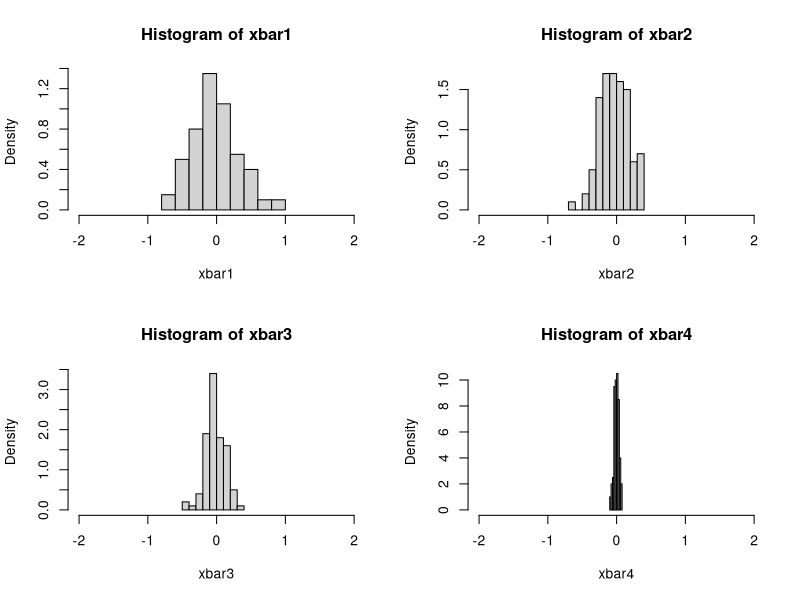
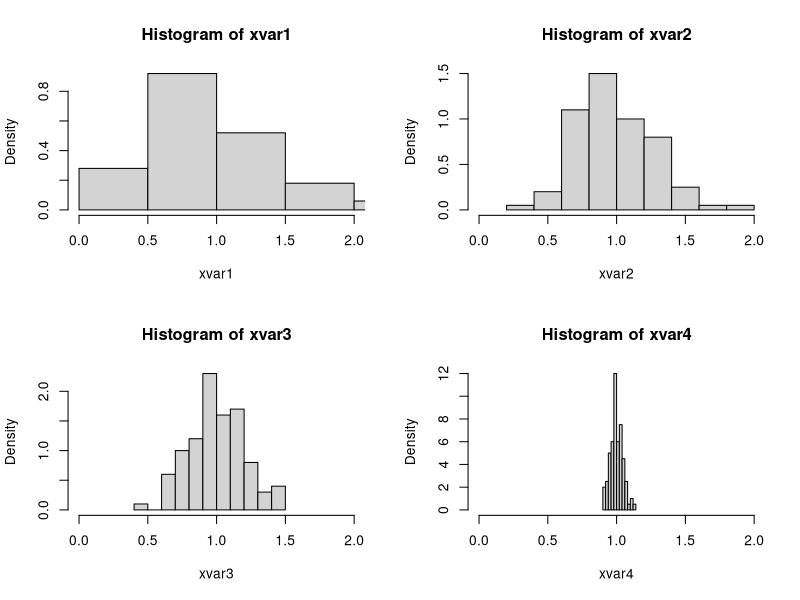
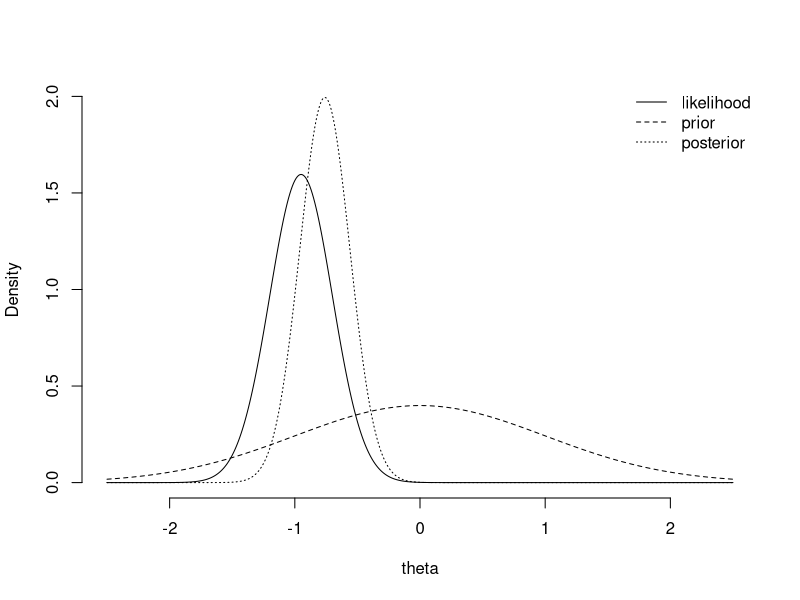
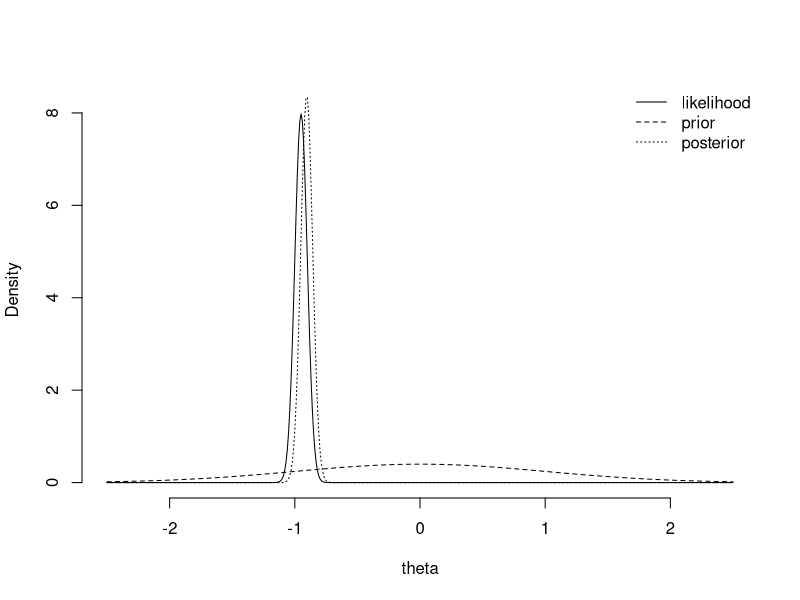
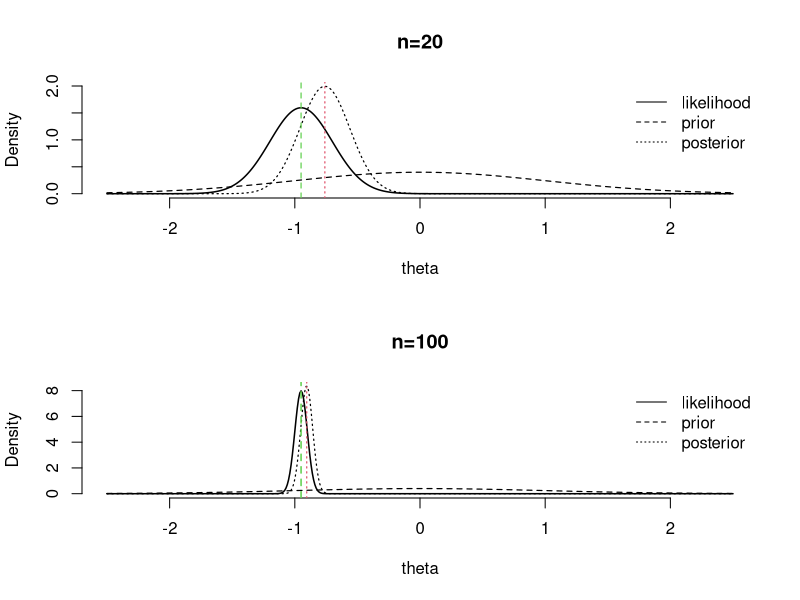
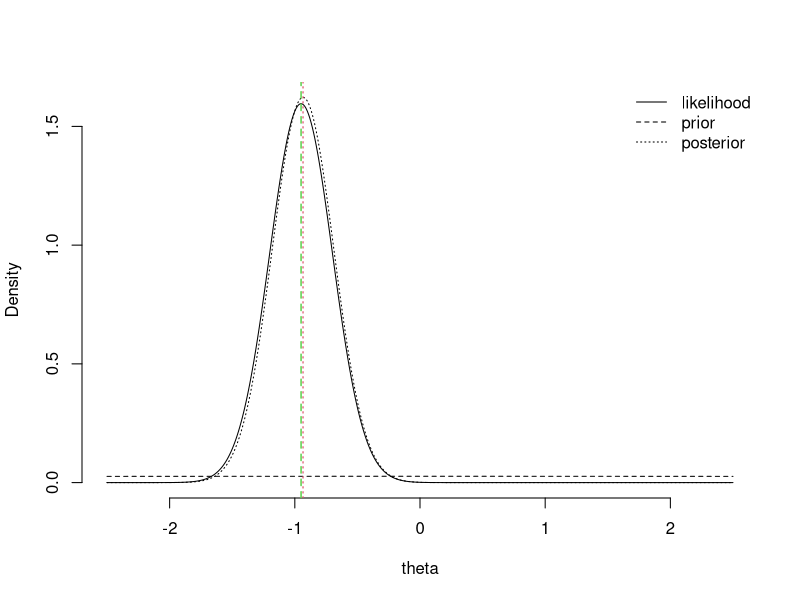
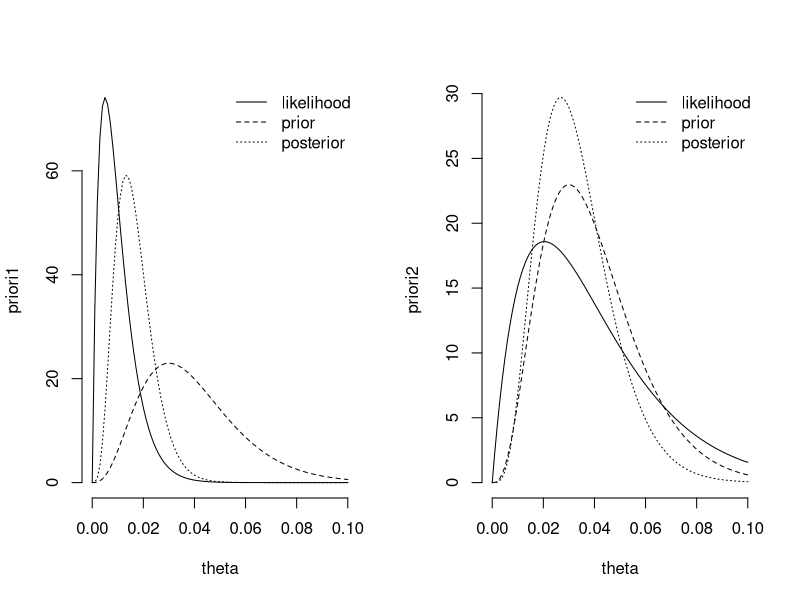
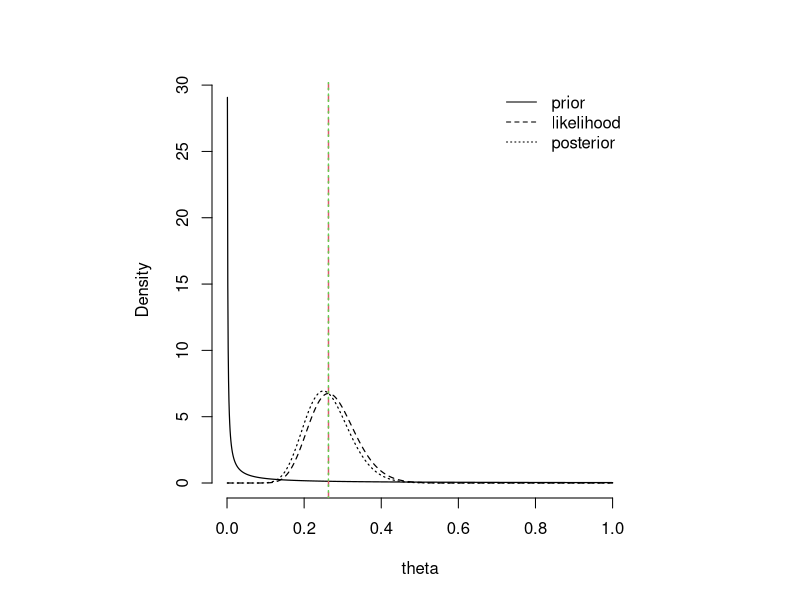

R code for these plots, in order:
#######################################################
#									                                    #
#		MAXIMUM LIKELIHOOD ESTIMATOR			                #
#			(NORMAL CASE)		                              	#
#######################################################

L=100
n1=10
n2=25
n3=50
n4=1000
x1=matrix(ncol=L,nrow=n1)
x2=matrix(ncol=L,nrow=n2)
x3=matrix(ncol=L,nrow=n3)
x4=matrix(ncol=L,nrow=n4)
xbar=matrix(ncol=1,nrow=L)
xvar=matrix(ncol=1,nrow=L)
xbar1=xbar
xbar2=xbar
xbar3=xbar
xbar4=xbar
xvar1=xvar
xvar2=xvar
xvar3=xvar
xvar4=xvar
for(i in 1:L){
	x1[,i]=rnorm(n1,0,1)
	xbar1[i]=mean(x1[,i])
	xvar1[i]=var(x1[,i])
	x2[,i]=rnorm(n2,0,1)
	xbar2[i]=mean(x2[,i])
	xvar2[i]=var(x2[,i])
	x3[,i]=rnorm(n3,0,1)
	xbar3[i]=mean(x3[,i])
	xvar3[i]=var(x3[,i])
	x4[,i]=rnorm(n4,0,1)
	xbar4[i]=mean(x4[,i])
	xvar4[i]=var(x4[,i])
}

#distribution of xbar under each sample size
par(mfrow=c(2,2))
hist(xbar1,prob=1,xlim=c(-2,2))
hist(xbar2,prob=1,xlim=c(-2,2))
hist(xbar3,prob=1,xlim=c(-2,2))
hist(xbar4,prob=1,xlim=c(-2,2))

# distribution of sample variance under each sample size
par(mfrow=c(2,2))
hist(xvar1,prob=1,xlim=c(0,2))
hist(xvar2,prob=1,xlim=c(0,2))
hist(xvar3,prob=1,xlim=c(0,2))
hist(xvar4,prob=1,xlim=c(0,2))


###############################################################################
#												                                                    	#
#			Example with a Normal sample 	                                					#
#		Prior mean=0 prior variance=1	                                						#
#												                                                    	#
###############################################################################
#grid with possible values of theta
theta<-seq(-2.5,2.5,0.01)
mu<-0
v2<-1
sigma2<-sqrt(25)
xbarra<- -0.95
n<-20
#prior density
prior1<-dnorm(theta,mu,v2)
#likelihood function
likelihood1<- dnorm(theta,xbarra,sigma2/n)
#parameters of the posterior according to conjugacy
mu11<- ((sigma2*mu)+(n*v2*xbarra))/(sigma2+n*v2)
v121<- sigma2*v2/(sigma2+n*v2)
#posterior distribution
posterior1<-dnorm(theta,mu11,v121)
par(mfrow=c(1,1))
plot(theta,likelihood1,type="l",lty=1,ylim=c(min(likelihood1,prior1,posterior1),max(likelihood1,prior1,posterior1)),ylab="Density",xlab="theta",bty="n")
lines(theta,prior1,type="l",lty=2)
lines(theta,posterior1,type="l",lty=3)
legend("topright",legend=c("likelihood","prior","posterior"),lty=c(1,2,3),bty="n")

#### increasing the sample size ########
#### n=100 ###
theta<-seq(-2.5,2.5,0.01)
#sampe prior as before
mu<-0
v2<-1
sigma2<-sqrt(25)
xbar<- -0.95
n<-100
prior<-dnorm(theta,mu,v2)
likelihood<- dnorm(theta,xbar,sigma2/n)
mu1<- ((sigma2*mu)+(n*v2*xbar))/(sigma2+n*v2)
v12<- sigma2*v2/(sigma2+n*v2)
posterior<-dnorm(theta,mu1,v12)

par(mfrow=c(1,1))
plot(theta,likelihood,type="l",lty=1,ylim=c(min(likelihood,prior,posterior),max(likelihood,prior,posterior)),ylab="Density",xlab="theta",bty="n")
lines(theta,prior,type="l",lty=2)
lines(theta,posterior,type="l",lty=3)
legend("topright",legend=c("likelihood","prior","posterior"),lty=c(1,2,3),bty="n")

#comparing the posteriors when n=20 and n=100

par(mfrow=c(2,1),pty="m")
plot(theta,likelihood1,type="l",lty=1,ylim=c(min(likelihood1,prior1,posterior1),max(likelihood1,prior1,posterior1)),ylab="Density",xlab="theta",lwd=1.5,bty="n")
lines(theta,prior1,type="l",lty=2,lwd=1.2)
lines(theta,posterior1,type="l",lty=3,lwd=1.2)
abline(v=xbarra,col=3,lwd=1.2,lty=2)
abline(v=mu11,lwd=1.2,col=2,lty=3)
title("n=20")
legend("topright",legend=c("likelihood","prior","posterior"),lty=c(1,2,3),bty="n")

plot(theta,likelihood,type="l",lty=1,ylim=c(min(likelihood,prior,posterior),max(likelihood,prior,posterior)),ylab="Density",xlab="theta",lwd=1.5,bty="n")
lines(theta,prior,type="l",lty=2,lwd=1.2)
lines(theta,posterior,type="l",lty=3,lwd=1.2)
abline(v=xbarra,col=3,lwd=1.5,lty=2)
abline(v=mu1,lwd=1.2,col=2,lty=3)
title("n=100")
legend("topright",legend=c("likelihood","prior","posterior"),lty=c(1,2,3),bty="n")


################################################################################

####### changing the value of v2, the prior variance #####
theta<-seq(-2.5,2.5,0.01)
mu<-0
#"big" variance
v2<-sqrt(225)
sigma2<-sqrt(25)
xbarra<- -0.95
n<-20
prior<-dnorm(theta,mu,v2)
likelihood<- dnorm(theta,xbarra,sigma2/n)
mu1<- ((sigma2*mu)+(n*v2*xbarra))/(sigma2+n*v2)
v12<- sigma2*v2/(sigma2+n*v2)
posterior<-dnorm(theta,mu1,v12)
### plotting all the functions together, prior, likelihood and posterior
par(mfrow=c(1,1))
plot(theta,likelihood,type="l",lty=1,ylim=c(min(likelihood,prior,posterior),max(likelihood,prior,posterior)),ylab="Density",xlab="theta",bty="n")
lines(theta,prior,type="l",lty=2)
lines(theta,posterior,type="l",lty=3)
abline(v=xbarra,col=3,lwd=1.5,lty=2)
abline(v=mu1,lwd=1.2,col=2,lty=3)
legend("topright",legend=c("likelihood","prior","posterior"),lty=c(1,2,3),bty="n")


###########################################################################################
#															                                                            #
#	Exercise with Bernoulli likelihood and a beta prior			                      	        #
# theta proportion of defective items							                                    		#
# number of defective items 3 and n=100								                                  	#
# prior: beta(2,200)												                                              #
#														                                                             	#
###########################################################################################

p=3
n=100
alpha=2
beta=200
theta=seq(0,1,by=0.001)
priori=dbeta(theta,alpha,beta)
veros=theta^p*(1-theta)^(n-p)
post=dbeta(theta,p+alpha,n-p+beta)
# focusing on the region with highest probability density
theta=seq(0,0.1,by=0.001)
priori1=dbeta(theta,alpha,beta)
#veros=theta^p*(1-theta)^(n-p)
veros=dbeta(theta,p+1,n-p+1)
post1=dbeta(theta,p+alpha,n-p+beta)

#changing the prior
alpha=2
beta=49
theta=seq(0,0.1,by=0.001)
priori2=dbeta(theta,alpha,beta)
#veros=theta^p*(1-theta)^(n-p)
veros=dbeta(theta,p+1,n-p+1)
post2=dbeta(theta,p+alpha,n-p+beta)

#comparing priors and posteriors
par(mfrow=c(1,2))
plot(theta,priori1,type="l",lty=1,ylim=c(min(priori1,veros,post1),max(priori1,veros,post1)),bty="n")
points(theta,veros,type="l",lty=2)
points(theta,post1,type="l",lty=3)
legend("topright",legend=c("likelihood","prior","posterior"),lty=c(1,2,3),bty="n")

plot(theta,priori2,type="l",lty=1,ylim=c(min(priori2,veros,post2),max(priori2,veros,post2)),bty="n")
points(theta,veros,type="l",lty=2)
points(theta,post2,type="l",lty=3)
legend("topright",legend=c("likelihood","prior","posterior"),lty=c(1,2,3),bty="n")

#############################################################
#								                                        		#
#   			Exponential - Gamma (Exercise 1)	              	#
# theta: time in minutes to assist a client	            		#
# Observed xbar=3.8 and n=20 				                    		#
# Prior gamma(0.04,0.2)					                        		#
#									                                        	#
#############################################################

theta=seq(0.001,1,by=0.001)
alpha=0.04
beta=0.2
n=20
xbarra=3.8
somax=xbarra*n
priori1=dgamma(theta,alpha,beta)
veros=dgamma(theta,n+1,somax)
post1=dgamma(theta,n+alpha,somax+beta)


par(mfrow=c(1,1),pty="s")
plot(theta,priori1,type="l",lty=1,lwd=1.2,bty="n",ylab="Density")
points(theta,veros,type="l",lty=2,lwd=1.2)
points(theta,post1,type="l",lty=3,lwd=1.2)
abline(v=1/xbarra,col=2,lty=2,lwd=1.4)
abline(v=(n+alpha)/(beta+n*xbarra),col=3,lty=3,lwd=1.4)
legend("topright",legend=c("prior","likelihood","posterior"),lty=c(1,2,3),bty="n")



alpha=2
beta=4
priori3=dgamma(theta,alpha,beta)
veros=dgamma(theta,n+1,somax)
post3=dgamma(theta,n+alpha,somax+beta)
plot(theta,priori3,type="l",lty=1,lwd=1.2,ylim=c(min(priori3,veros,post3),max(priori3,veros,post3)),bty="n")
points(theta,veros,type="l",lty=2,lwd=1.2)
points(theta,post3,type="l",lty=3,lwd=1.2)
legend("topright",legend=c("prior","likelihood","posterior"),lty=c(1,2,3),bty="n")


alpha=20
beta=20
priori4=dgamma(theta,alpha,beta)
veros=dgamma(theta,n+1,somax)
post4=dgamma(theta,n+alpha,somax+beta)
plot(theta,priori4,type="l",lty=1,lwd=1.2,ylim=c(min(priori4,veros,post4),max(priori4,veros,post4)))
points(theta,veros,type="l",lty=2,lwd=1.2)
points(theta,post4,type="l",lty=3,lwd=1.2)
legend("topright",legend=c("prior","likelihood","posterior"),lty=c(1,2,3))




par(mfrow=c(2,2),pty="s")
plot(theta,priori1,type="l",lty=1,lwd=1.2,bty="n")
points(theta,veros,type="l",lty=2,lwd=1.2)
points(theta,post1,type="l",lty=3,lwd=1.2)
legend("topright",legend=c("prior","likelihood","posterior"),lty=c(1,2,3),bty="n")


plot(theta,priori3,type="l",lty=1,lwd=1.2,ylim=c(min(priori3,veros,post3),max(priori3,veros,post3)),bty="n")
points(theta,veros,type="l",lty=2,lwd=1.2)
points(theta,post3,type="l",lty=3,lwd=1.2)
legend("topright",legend=c("prior","likelihood","posterior"),lty=c(1,2,3),bty="n")

plot(theta,priori4,type="l",lty=1,lwd=1.2,ylim=c(min(priori4,veros,post4),max(priori4,veros,post4)),bty="n")
points(theta,veros,type="l",lty=2,lwd=1.2)
points(theta,post4,type="l",lty=3,lwd=1.2)
legend("topright",legend=c("prior","likelihood","posterior"),lty=c(1,2,3),bty="n")

#############################################################
#										                                        #
#   			Exponential - Gamma 		                          #
# Predictive Distribution						                        #
# 										                                      #
#############################################################

# Assume that, conditional on beta, the lifetime of fluorescent 
# lamps are independent exponential random variables with parameter 
# beta. Suppose that beta has a prior distribution that is a gamma
# distribution with parameters 5 and 20000. After we observe
# five lamps with lifetimes 3150, 3450, 3230, 3509 and 3110 (in hours),
# we want to predict the lifetime X_6 of the next lamp.
# We need to find the distribution of f(x_6 | x_1,x_2,x_3,x_4,x_5)
#

x=c(3150,3450,3230,3509,3110)
n=5
alphapri=5
gammapri=20000
sumx=sum(x)
gammapost=gammapri+sumx
alphapos=alphapri+n
x6=seq(0.01,10000,by=1)
predf=((gammapost^alphapos)*alphapos)/((gammapost+x6)^(alphapos+1))
par(mfrow=c(1,1))
plot(x6,predf,type="l")
abline(v=3100,col=2,lwd=1.3)
